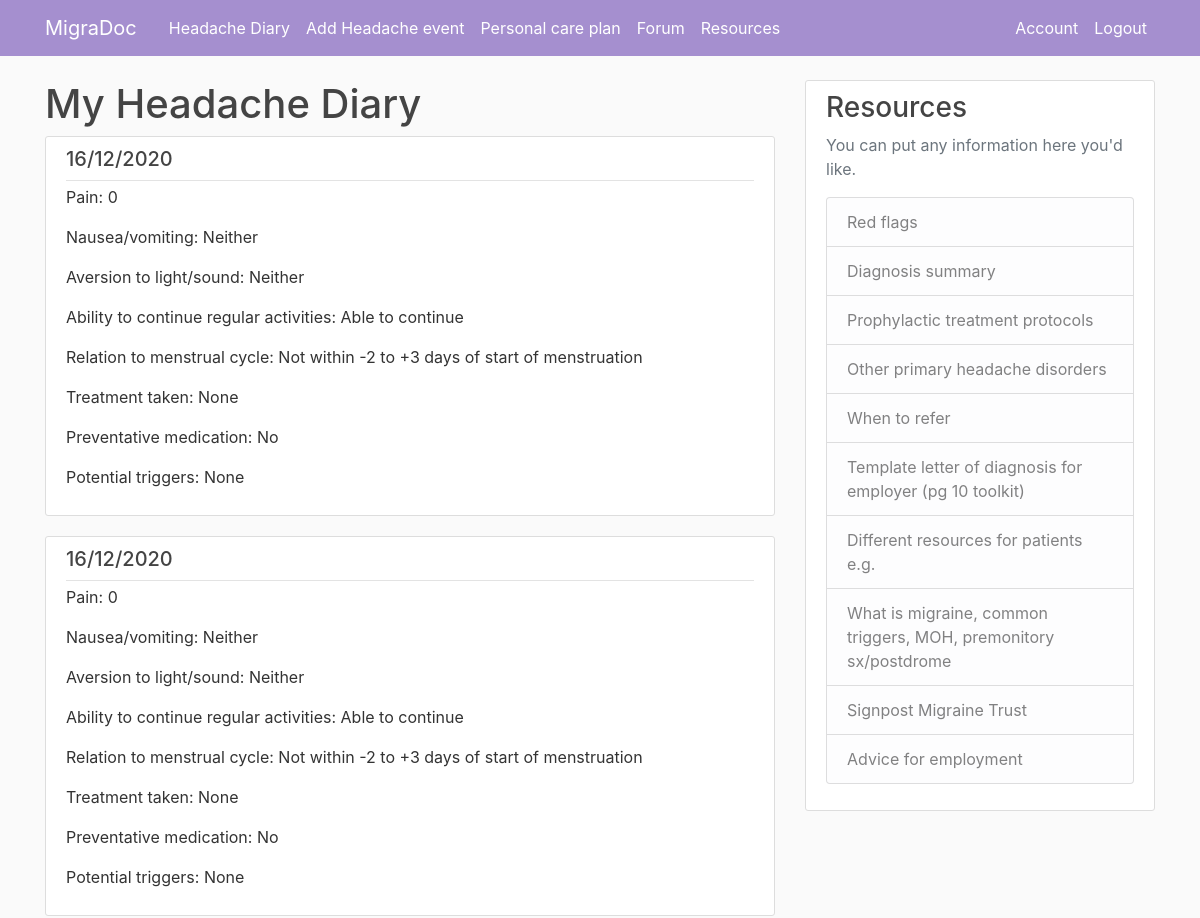
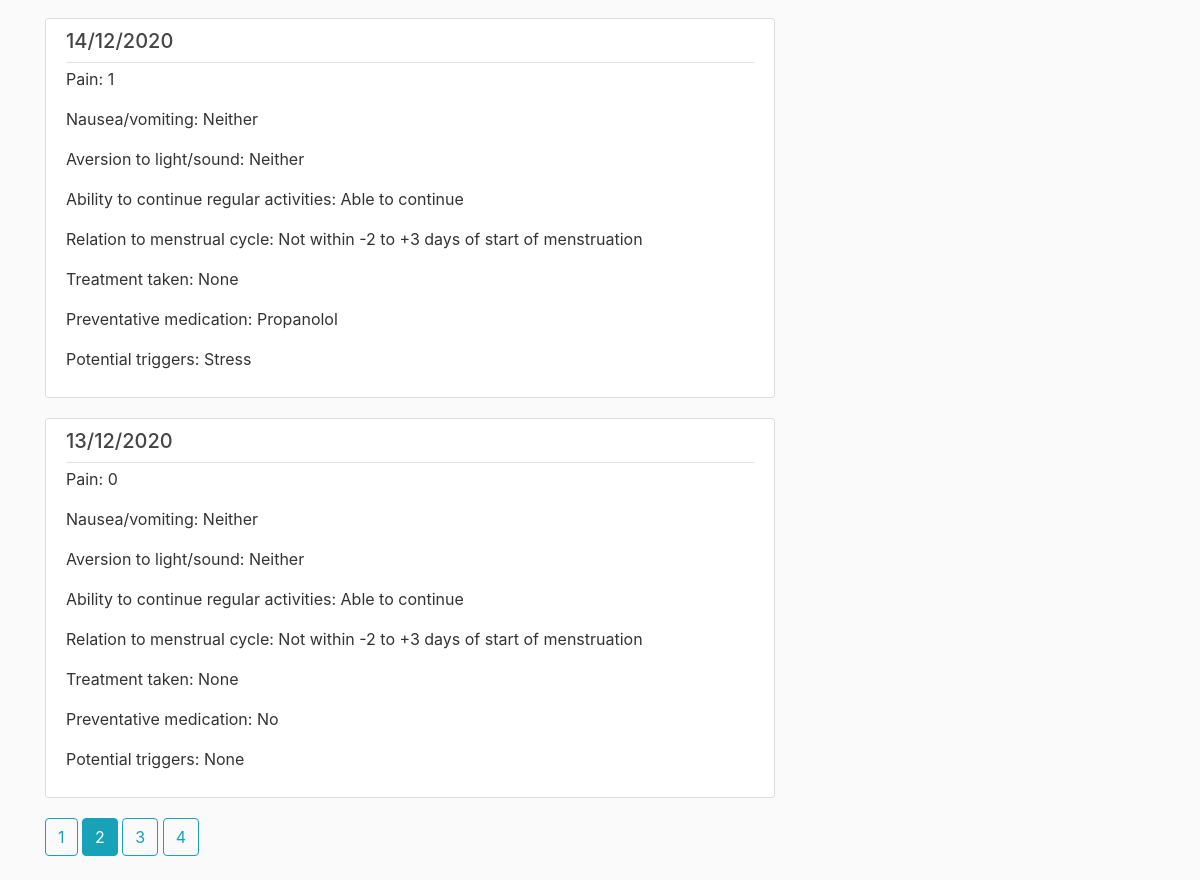
Page /headachediary?page=2 (signed in) on the committed database (2 pictures, top to bottom).
### md_app/models.py (models this page shows, shortened)
class HeadacheEvent(db.Model):
    id = db.Column(db.Integer, primary_key=True)
    date = db.Column(db.DateTime, nullable=False, default=date.today)
    pain = db.Column(db.Integer, nullable=False)
    nv = db.Column(db.String, nullable=False)
    phonophoto = db.Column(db.String, nullable=False)
    adls = db.Column(db.String, nullable=False, default="Able to continue with activities")
    period = db.Column(db.String, nullable=True, default="Not within -2 to +3 days of start of period")
    acutetx = db.Column(db.String, nullable=False)
    prophylactic = db.Column(db.String, nullable=False, default=0)
    prophylacticDose = db.Column(db.Integer, nullable=True)
    triggers = db.Column(db.Integer, nullable=False)
    user_id = db.Column(db.Integer, db.ForeignKey('user.id'), nullable=False)

### md_app/events/routes.py (the view)
@events.route("/headachediary", methods=['GET', 'POST'])
@login_required
def headache_diary():
    page = request.args.get('page', 1, type=int)
    events = HeadacheEvent.query.filter_by(user_id=current_user.id).order_by(HeadacheEvent.date.desc()).paginate(page=page, per_page=4)
    return render_template('headachediary.html', events=events)

### md_app/models.py (called while the page is built)
@login_manager.user_loader
def load_user(user_id):
    return User.query.get(int(user_id))

### md_app/templates/headachediary.html
{% extends "layout.html" %}
{% block content %}
<h1>My Headache Diary</h1>
    {% for event in events.items %}
        <article class="media content-section">
              <div class="media-body">
                    <div class="article-metadata">
                          <h5><a class="article-title" href="{{ url_for('events.event', event_id=event.id) }}">{{ event.date.strftime('%d/%m/%Y') }}</a></h5>
                    </div>
              <p class="article-content"> Pain: {{ event.pain }}</p>
              <p class="article-content"> Nausea/vomiting: {{ event.nv }}</p>
              <p class="article-content"> Aversion to light/sound: {{ event.phonophoto }}</p>
              <p class="article-content"> Ability to continue regular activities: {{ event.adls }}</p>
              <p class="article-content"> Relation to menstrual cycle: {{ event.period }}</p>
              <p class="article-content"> Treatment taken: {{ event.acutetx }}</p>
              <p class="article-content"> Preventative medication: {{ event.prophylactic }}</p>
              <p class="article-content"> Potential triggers: {{ event.triggers }}</p>
              </div>
        </article>
    {% endfor %}
    {% for page_num in events.iter_pages(left_edge=1, right_edge=1, left_current=1, right_current=2) %}
        {% if page_num %}
            {% if events.page == page_num %}
                <a class="btn btn-info mb-4" href="{{ url_for('events.headache_diary', page=page_num) }}">{{ page_num }}</a>
            {% else %}
                <a class="btn btn-outline-info mb-4" href="{{ url_for('events.headache_diary', page=page_num) }}">{{ page_num }}</a>
            {% endif %}
        {% else %}
        ...
        {% endif %}
    {% endfor %}
{% endblock content %}

### md_app/templates/layout.html (style rules this page uses)
body { background: #fafafa; color: #333333; margin-top: 5rem; }
h1, h2, h3, h4, h5, h6 { color: #444444; }
.content-section { background: #ffffff; padding: 10px 20px; border: 1px solid #dddddd; border-radius: 3px; margin-bottom: 20px; }
.article-title { color: #444444; }
.article-content { white-space: pre-line; }
.article-metadata { padding-bottom: 1px; margin-bottom: 4px; border-bottom: 1px solid #e3e3e3 }

### rows in the picture
HeadacheEvent: date "16/12/2020", pain "0", nv "Neither", phonophoto "Neither", adls "Able to continue", period "Not within -2 to +3 days of start of menstruation", acutetx "None", prophylactic "No", triggers "None"
HeadacheEvent: date "16/12/2020", pain "0", nv "Neither", phonophoto "Neither", adls "Able to continue", period "Not within -2 to +3 days of start of menstruation", acutetx "None", prophylactic "No", triggers "None"
HeadacheEvent: date "14/12/2020", pain "1", nv "Neither", phonophoto "Neither", adls "Able to continue", period "Not within -2 to +3 days of start of menstruation", acutetx "None", prophylactic "Propanolol", triggers "Stress"
HeadacheEvent: date "13/12/2020", pain "0", nv "Neither", phonophoto "Neither", adls "Able to continue", period "Not within -2 to +3 days of start of menstruation", acutetx "None", prophylactic "No", triggers "None"

### other values in the picture
{{ page_num }} "1" "3" "4"
{{ page_num }} "2"
